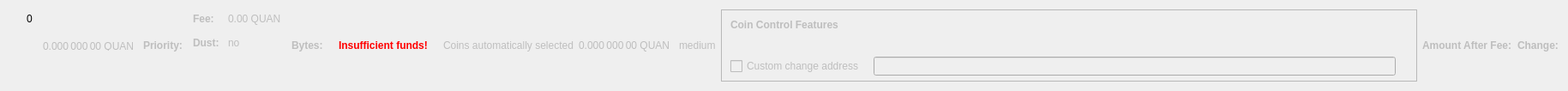
    <widget class="QWidget" name="dummyHideWidget" native="true">
     <property name="maximumSize">
      <size>
       <width>100</width>
       <height>22</height>
      </size>
     </property>
     <layout class="QHBoxLayout" name="dummyHideLayout">
      <item>
       <layout class="QFormLayout" name="formLayoutCoinControl1">
        <property name="horizontalSpacing">
         <number>10</number>
        </property>
        <property name="verticalSpacing">
         <number>14</number>
        </property>
        <property name="leftMargin">
         <number>10</number>
        </property>
        <property name="topMargin">
         <number>4</number>
        </property>
        <property name="rightMargin">
         <number>6</number>
        </property>
        <item row="0" column="1">
         <widget class="QLabel" name="labelCoinControlBytes">
          <property name="cursor">
           <cursorShape>IBeamCursor</cursorShape>
          </property>
          <property name="contextMenuPolicy">
           <enum>Qt::ActionsContextMenu</enum>
          </property>
          <property name="text">
           <string notr="true">0</string>
          </property>
          <property name="textInteractionFlags">
           <set>Qt::LinksAccessibleByMouse|Qt::TextSelectableByKeyboard|Qt::TextSelectableByMouse</set>
          </property>
         </widget>
        </item>
       </layout>
      </item>
      <item>
       <widget class="QLabel" name="labelCoinControlAfterFee">
        <property name="enabled">
         <bool>false</bool>
        </property>
        <property name="sizePolicy">
         <sizepolicy hsizetype="Fixed" vsizetype="Fixed">
          <horstretch>0</horstretch>
          <verstretch>0</verstretch>
         </sizepolicy>
        </property>
        <property name="minimumSize">
         <size>
          <width>111</width>
          <height>12</height>
         </size>
        </property>
        <property name="maximumSize">
         <size>
          <width>111</width>
          <height>12</height>
         </size>
        </property>
        <property name="cursor">
         <cursorShape>IBeamCursor</cursorShape>
        </property>
        <property name="contextMenuPolicy">
         <enum>Qt::ActionsContextMenu</enum>
        </property>
        <property name="text">
         <string notr="true">0.000 000 00 QUAN</string>
        </property>
        <property name="textInteractionFlags">
         <set>Qt::LinksAccessibleByMouse|Qt::TextSelectableByKeyboard|Qt::TextSelectableByMouse</set>
        </property>
       </widget>
      </item>
      <item>
       <widget class="QLabel" name="labelCoinControlPriorityText">
        <property name="enabled">
         <bool>false</bool>
        </property>
        <property name="font">
         <font>
          <weight>75</weight>
          <bold>true</bold>
         </font>
        </property>
        <property name="text">
         <string>Priority:</string>
        </property>
       </widget>
      </item>
      <item>
       <layout class="QHBoxLayout" name="horizontalLayout"/>
      </item>
      <item>
       <layout class="QFormLayout" name="formLayoutCoinControl3">
        <property name="horizontalSpacing">
         <number>10</number>
        </property>
        <property name="verticalSpacing">
         <number>14</number>
        </property>
        <property name="leftMargin">
         <number>6</number>
        </property>
        <property name="topMargin">
         <number>4</number>
        </property>
        <property name="rightMargin">
         <number>6</number>
        </property>
        <item row="0" column="0">
         <widget class="QLabel" name="labelCoinControlFeeText">
          <property name="enabled">
           <bool>false</bool>
          </property>
          <property name="font">
           <font>
            <weight>75</weight>
            <bold>true</bold>
           </font>
          </property>
          <property name="text">
           <string>Fee:</string>
          </property>
          <property name="margin">
           <number>0</number>
          </property>
         </widget>
        </item>
        <item row="0" column="1">
         <widget class="QLabel" name="labelCoinControlFee">
          <property name="enabled">
           <bool>false</bool>
          </property>
          <property name="cursor">
           <cursorShape>IBeamCursor</cursorShape>
          </property>
          <property name="contextMenuPolicy">
           <enum>Qt::ActionsContextMenu</enum>
          </property>
          <property name="text">
           <string notr="true">0.00 QUAN</string>
          </property>
          <property name="textInteractionFlags">
           <set>Qt::LinksAccessibleByMouse|Qt::TextSelectableByKeyboard|Qt::TextSelectableByMouse</set>
          </property>
         </widget>
        </item>
        <item row="1" column="0">
         <widget class="QLabel" name="labelCoinControlLowOutputText">
          <property name="enabled">
           <bool>false</bool>
          </property>
          <property name="font">
           <font>
            <weight>75</weight>
            <bold>true</bold>
           </font>
          </property>
          <property name="text">
           <string>Dust:</string>
          </property>
         </widget>
        </item>
        <item row="1" column="1">
         <widget class="QLabel" name="labelCoinControlLowOutput">
          <property name="enabled">
           <bool>false</bool>
          </property>
          <property name="cursor">
           <cursorShape>IBeamCursor</cursorShape>
          </property>
          <property name="contextMenuPolicy">
           <enum>Qt::ActionsContextMenu</enum>
          </property>
          <property name="text">
           <string>no</string>
          </property>
          <property name="textInteractionFlags">
           <set>Qt::LinksAccessibleByMouse|Qt::TextSelectableByKeyboard|Qt::TextSelectableByMouse</set>
          </property>
         </widget>
        </item>
       </layout>
      </item>
      <item>
       <widget class="QLabel" name="labelCoinControlBytesText">
        <property name="enabled">
         <bool>false</bool>
        </property>
        <property name="font">
         <font>
          <weight>75</weight>
          <bold>true</bold>
         </font>
        </property>
        <property name="text">
         <string>Bytes:</string>
        </property>
       </widget>
      </item>
      <item>
       <layout class="QFormLayout" name="formLayoutCoinControl2">
        <property name="horizontalSpacing">
         <number>10</number>
        </property>
        <property name="verticalSpacing">
         <number>14</number>
        </property>
        <property name="leftMargin">
         <number>6</number>
        </property>
        <property name="topMargin">
         <number>4</number>
        </property>
        <property name="rightMargin">
         <number>6</number>
        </property>
       </layout>
      </item>
      <item>
       <layout class="QHBoxLayout" name="horizontalLayoutCoinControl2">
        <property name="spacing">
         <number>8</number>
        </property>
        <property name="bottomMargin">
         <number>10</number>
        </property>
       </layout>
      </item>
      <item>
       <widget class="QLabel" name="labelCoinControlInsuffFunds">
        <property name="enabled">
         <bool>false</bool>
        </property>
        <property name="minimumSize">
         <size>
          <width>0</width>
          <height>0</height>
         </size>
        </property>
        <property name="font">
         <font>
          <weight>75</weight>
          <bold>true</bold>
         </font>
        </property>
        <property name="styleSheet">
         <string notr="true">color:red;font-weight:bold;</string>
        </property>
        <property name="text">
         <string>Insufficient funds!</string>
        </property>
        <property name="margin">
         <number>5</number>
        </property>
       </widget>
      </item>
      <item>
       <layout class="QFormLayout" name="formLayoutCoinControl4">
        <property name="horizontalSpacing">
         <number>10</number>
        </property>
        <property name="verticalSpacing">
         <number>14</number>
        </property>
        <property name="leftMargin">
         <number>6</number>
        </property>
        <property name="topMargin">
         <number>4</number>
        </property>
        <property name="rightMargin">
         <number>6</number>
        </property>
       </layout>
      </item>
      <item>
       <widget class="QLabel" name="labelCoinControlAutomaticallySelected">
        <property name="enabled">
         <bool>false</bool>
        </property>
        <property name="sizePolicy">
         <sizepolicy hsizetype="Fixed" vsizetype="Fixed">
          <horstretch>0</horstretch>
          <verstretch>0</verstretch>
         </sizepolicy>
        </property>
        <property name="minimumSize">
         <size>
          <width>0</width>
          <height>0</height>
         </size>
        </property>
        <property name="maximumSize">
         <size>
          <width>240</width>
          <height>16777215</height>
         </size>
        </property>
        <property name="text">
         <string>Coins automatically selected</string>
        </property>
        <property name="margin">
         <number>5</number>
        </property>
       </widget>
      </item>
      <item>
       <widget class="QLabel" name="labelCoinControlChange">
        <property name="enabled">
         <bool>false</bool>
        </property>
        <property name="sizePolicy">
         <sizepolicy hsizetype="Fixed" vsizetype="Fixed">
          <horstretch>0</horstretch>
          <verstretch>0</verstretch>
         </sizepolicy>
        </property>
        <property name="minimumSize">
         <size>
          <width>111</width>
          <height>0</height>
         </size>
        </property>
        <property name="maximumSize">
         <size>
          <width>111</width>
          <height>16777215</height>
         </size>
        </property>
        <property name="cursor">
         <cursorShape>IBeamCursor</cursorShape>
        </property>
        <property name="contextMenuPolicy">
         <enum>Qt::ActionsContextMenu</enum>
        </property>
        <property name="text">
         <string notr="true">0.000 000 00 QUAN</string>
        </property>
        <property name="textInteractionFlags">
         <set>Qt::LinksAccessibleByMouse|Qt::TextSelectableByKeyboard|Qt::TextSelectableByMouse</set>
        </property>
       </widget>
      </item>
      <item>
       <widget class="QLabel" name="labelCoinControlPriority">
        <property name="enabled">
         <bool>false</bool>
        </property>
        <property name="cursor">
         <cursorShape>IBeamCursor</cursorShape>
        </property>
        <property name="contextMenuPolicy">
         <enum>Qt::ActionsContextMenu</enum>
        </property>
        <property name="text">
         <string>medium</string>
        </property>
        <property name="textInteractionFlags">
         <set>Qt::LinksAccessibleByMouse|Qt::TextSelectableByKeyboard|Qt::TextSelectableByMouse</set>
        </property>
       </widget>
      </item>
      <item>
       <widget class="QFrame" name="frameCoinControl">
        <property name="sizePolicy">
         <sizepolicy hsizetype="Expanding" vsizetype="Expanding">
          <horstretch>0</horstretch>
          <verstretch>0</verstretch>
         </sizepolicy>
        </property>
        <property name="maximumSize">
         <size>
          <width>16777215</width>
          <height>16777215</height>
         </size>
        </property>
        <property name="frameShape">
         <enum>QFrame::StyledPanel</enum>
        </property>
        <property name="frameShadow">
         <enum>QFrame::Sunken</enum>
        </property>
        <layout class="QVBoxLayout" name="verticalLayoutCoinControl2_2">
         <property name="spacing">
          <number>0</number>
         </property>
         <property name="leftMargin">
          <number>0</number>
         </property>
         <property name="topMargin">
          <number>0</number>
         </property>
         <property name="rightMargin">
          <number>0</number>
         </property>
         <property name="bottomMargin">
          <number>6</number>
         </property>
         <item>
          <layout class="QVBoxLayout" name="verticalLayoutCoinControl" stretch="0,0,0,1">
           <property name="spacing">
            <number>0</number>
           </property>
           <property name="leftMargin">
            <number>10</number>
           </property>
           <property name="topMargin">
            <number>10</number>
           </property>
           <item>
            <layout class="QHBoxLayout" name="horizontalLayoutCoinControl1">
             <property name="bottomMargin">
              <number>15</number>
             </property>
             <item>
              <widget class="QLabel" name="labelCoinControlFeatures">
               <property name="enabled">
                <bool>false</bool>
               </property>
               <property name="sizePolicy">
                <sizepolicy hsizetype="Preferred" vsizetype="Maximum">
                 <horstretch>0</horstretch>
                 <verstretch>0</verstretch>
                </sizepolicy>
               </property>
               <property name="font">
                <font>
                 <weight>75</weight>
                 <bold>true</bold>
                </font>
               </property>
               <property name="styleSheet">
                <string notr="true">font-weight:bold;</string>
               </property>
               <property name="text">
                <string>Coin Control Features</string>
               </property>
              </widget>
             </item>
            </layout>
           </item>
           <item>
            <widget class="QWidget" name="widgetCoinControl" native="true">
             <property name="sizePolicy">
              <sizepolicy hsizetype="Preferred" vsizetype="Preferred">
               <horstretch>0</horstretch>
               <verstretch>0</verstretch>
              </sizepolicy>
             </property>
             <property name="minimumSize">
              <size>
               <width>0</width>
               <height>0</height>
              </size>
             </property>
             <property name="styleSheet">
              <string notr="true"/>
             </property>
             <layout class="QHBoxLayout" name="horizontalLayoutCoinControl5_2">
              <property name="leftMargin">
               <number>0</number>
              </property>
              <property name="topMargin">
               <number>0</number>
              </property>
              <property name="rightMargin">
               <number>0</number>
              </property>
              <property name="bottomMargin">
               <number>0</number>
              </property>
              <item>
               <layout class="QHBoxLayout" name="horizontalLayoutCoinControl3">
                <property name="spacing">
                 <number>20</number>
                </property>
                <property name="topMargin">
                 <number>0</number>
                </property>
                <property name="bottomMargin">
                 <number>10</number>
                </property>
               </layout>
              </item>
             </layout>
            </widget>
           </item>
           <item>
            <layout class="QHBoxLayout" name="horizontalLayoutCoinControl4" stretch="0,0,0">
             <property name="spacing">
              <number>12</number>
             </property>
             <property name="sizeConstraint">
              <enum>QLayout::SetDefaultConstraint</enum>
             </property>
             <property name="topMargin">
              <number>5</number>
             </property>
             <property name="rightMargin">
              <number>5</number>
             </property>
             <item>
              <widget class="QCheckBox" name="checkBoxCoinControlChange">
               <property name="enabled">
                <bool>false</bool>
               </property>
               <property name="toolTip">
                <string>If this is activated, but the change address is empty or invalid, change will be sent to a newly generated address.</string>
               </property>
               <property name="text">
                <string>Custom change address</string>
               </property>
              </widget>
             </item>
             <item>
              <widget class="QValidatedLineEdit" name="lineEditCoinControlChange">
               <property name="enabled">
                <bool>false</bool>
               </property>
               <property name="sizePolicy">
                <sizepolicy hsizetype="Expanding" vsizetype="Fixed">
                 <horstretch>0</horstretch>
                 <verstretch>0</verstretch>
                </sizepolicy>
               </property>
              </widget>
             </item>
             <item>
              <widget class="QLabel" name="labelCoinControlChangeLabel_2">
               <property name="sizePolicy">
                <sizepolicy hsizetype="Preferred" vsizetype="Expanding">
                 <horstretch>0</horstretch>
                 <verstretch>0</verstretch>
                </sizepolicy>
               </property>
               <property name="minimumSize">
                <size>
                 <width>0</width>
                 <height>0</height>
                </size>
               </property>
               <property name="text">
                <string/>
               </property>
               <property name="margin">
                <number>3</number>
               </property>
              </widget>
             </item>
            </layout>
           </item>
           <item>
            <spacer name="verticalSpacerCoinControl">
             <property name="orientation">
              <enum>Qt::Vertical</enum>
             </property>
             <property name="sizeHint" stdset="0">
              <size>
               <width>800</width>
               <height>1</height>
              </size>
             </property>
            </spacer>
           </item>
          </layout>
         </item>
        </layout>
       </widget>
      </item>
      <item>
       <widget class="QLabel" name="labelCoinControlAfterFeeText">
        <property name="enabled">
         <bool>false</bool>
        </property>
        <property name="minimumSize">
         <size>
          <width>0</width>
          <height>0</height>
         </size>
        </property>
        <property name="maximumSize">
         <size>
          <width>16777215</width>
          <height>16777215</height>
         </size>
        </property>
        <property name="font">
         <font>
          <weight>75</weight>
          <bold>true</bold>
         </font>
        </property>
        <property name="text">
         <string>Amount After Fee:</string>
        </property>
        <property name="alignment">
         <set>Qt::AlignLeading|Qt::AlignLeft|Qt::AlignVCenter</set>
        </property>
        <property name="margin">
         <number>0</number>
        </property>
       </widget>
      </item>
      <item>
       <widget class="QLabel" name="labelCoinControlChangeText">
        <property name="enabled">
         <bool>false</bool>
        </property>
        <property name="sizePolicy">
         <sizepolicy hsizetype="Preferred" vsizetype="Preferred">
          <horstretch>0</horstretch>
          <verstretch>0</verstretch>
         </sizepolicy>
        </property>
        <property name="minimumSize">
         <size>
          <width>0</width>
          <height>0</height>
         </size>
        </property>
        <property name="maximumSize">
         <size>
          <width>16777215</width>
          <height>16777215</height>
         </size>
        </property>
        <property name="font">
         <font>
          <weight>75</weight>
          <bold>true</bold>
         </font>
        </property>
        <property name="text">
         <string>Change:</string>
        </property>
        <property name="alignment">
         <set>Qt::AlignLeading|Qt::AlignLeft|Qt::AlignVCenter</set>
        </property>
       </widget>
      </item>
     </layout>
    </widget>
